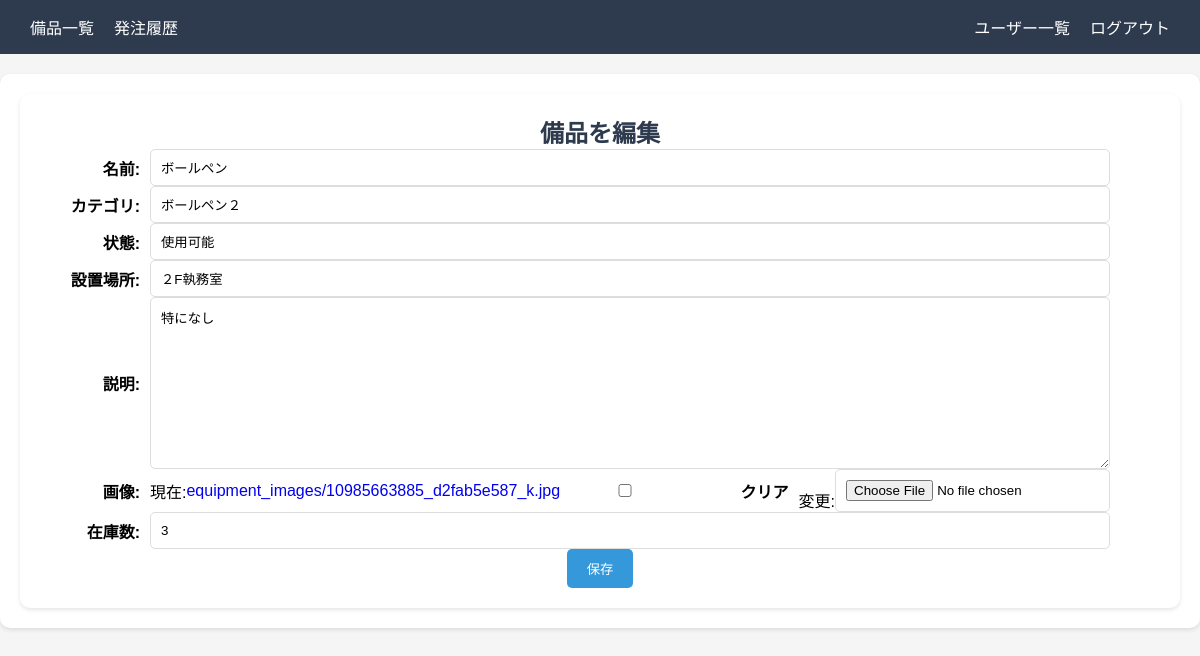
/equipment/1/edit/ (signed in), run on an earlier commit of the app's database.
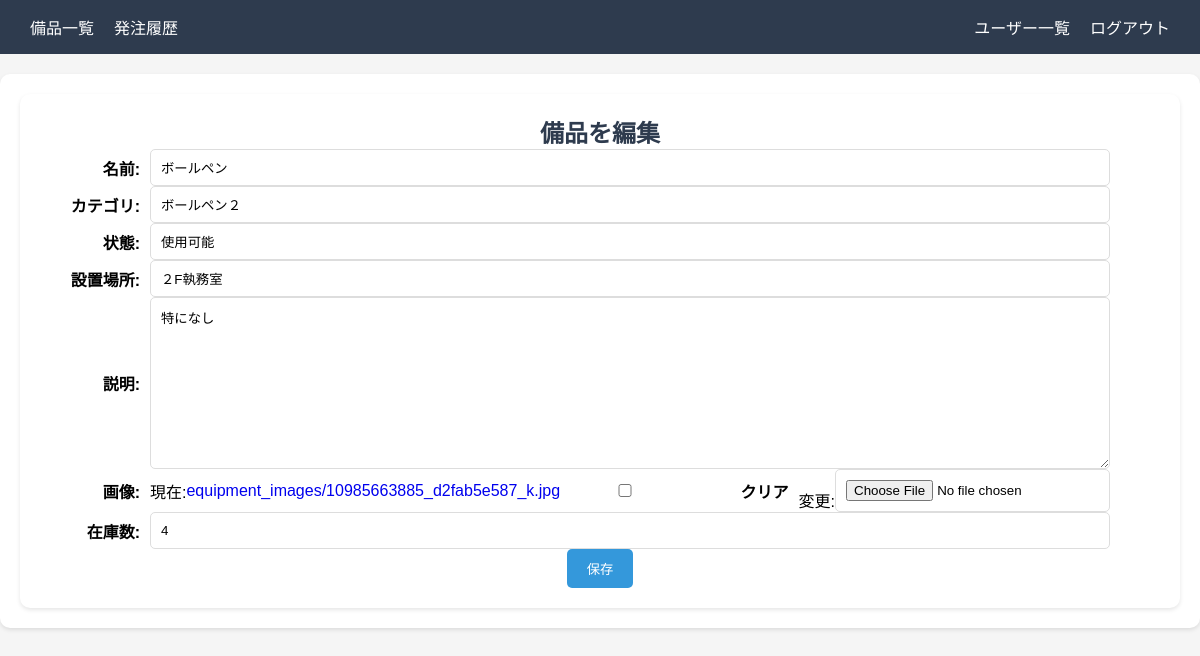
And on a later commit of the database.
### equipment/models.py (models this page shows, shortened)
class Equipment(models.Model):
    name = models.CharField("名前", max_length=100)
    category = models.CharField("カテゴリ", max_length=100)
    status = models.CharField("状態", max_length=100)
    location = models.CharField("設置場所", max_length=100)
    description = models.TextField("説明")
    image = models.ImageField("画像", upload_to='equipment_images/', null=True, blank=True)
    quantity = models.PositiveIntegerField("在庫数", default=1)

### equipment/views.py (the view)
# urls.py: path('equipment/<int:pk>/edit/', views.edit_equipment, name='edit_equipment'),
@login_required
def edit_equipment(request, pk):
    equipment = get_object_or_404(Equipment, pk=pk)
    if request.method == "POST":
        form = EquipmentForm(request.POST, request.FILES, instance=equipment)
        if form.is_valid():
            form.save()
            return redirect('equipment_detail', pk=equipment.pk)  # リダイレクト先のURLパターンを確認
    else:
        form = EquipmentForm(instance=equipment)
    return render(request, 'equipment/edit_equipment.html', {'form': form, 'equipment': equipment})

### equipment/forms.py
class EquipmentForm(forms.ModelForm):
    class Meta:
        model = Equipment
        fields = ['name', 'category', 'status', 'location', 'description', 'image', 'quantity']
        labels = {
            'name': '名前',
            'category': 'カテゴリ',
            'status': '状態',
            'location': '設置場所',
            'description': '説明',
            'image': '画像',
            'quantity': '在庫数',
        }

### templates/equipment/edit_equipment.html (shortened to what this page needs)
{% extends 'base.html' %}
{% block content %}
<div class="form-container">
  <h1>備品を編集</h1>
  <form method="post" enctype="multipart/form-data">
    <div class="form-group">
      {{ form.name.label_tag }}
      {{ form.name }}
    </div>
    <div class="form-group">
      {{ form.category.label_tag }}
      {{ form.category }}
    </div>
    <div class="form-group">
      {{ form.status.label_tag }}
      {{ form.status }}
    </div>
    <div class="form-group">
      {{ form.location.label_tag }}
      {{ form.location }}
    </div>
    <div class="form-group">
      {{ form.description.label_tag }}
      {{ form.description }}
    </div>
    <div class="form-group">
      {{ form.image.label_tag }}
      {{ form.image }}
    </div>
    <div class="form-group">
      {{ form.quantity.label_tag }}
      {{ form.quantity }}
    </div>
    <button type="submit" class="btn">保存</button>
  </form>
</div>
{% endblock %}

What changed in the data, as far as the page shows it:
changed Equipment "ボールペン": quantity "3" → "4"
